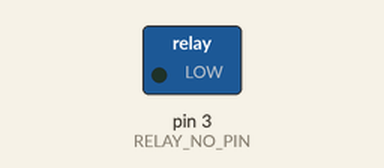
Recording of a sketch running on a simulated Arduino Uno, built with avr-gcc and run on an emulated ATmega328P. On the bench: switched loads named in the sketch (green lamp = pin HIGH). Dashed ring = blinking.

Above: at 0.5 s.
Timing chart, 0 to 4.6 s (numbered marks = the images above):
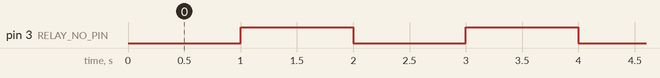

The sketch:

relay_test.ino
```cpp
#define RELAY_NO_PIN 3                   //control pin in relay module
void setup() {
  // put your setup code here, to run once:
  pinMode(RELAY_NO_PIN, OUTPUT);

}

void loop() {
  digitalWrite(RELAY_NO_PIN, LOW);      //turn on relay switch on
  delay(1000);
  digitalWrite(RELAY_NO_PIN, HIGH);       //turn  relay switch off
  delay(1000);
}
```

Measured:
- by itself, pin 3 (RELAY_NO_PIN): alternates HIGH for 1.0 s and LOW for 1.0 s
